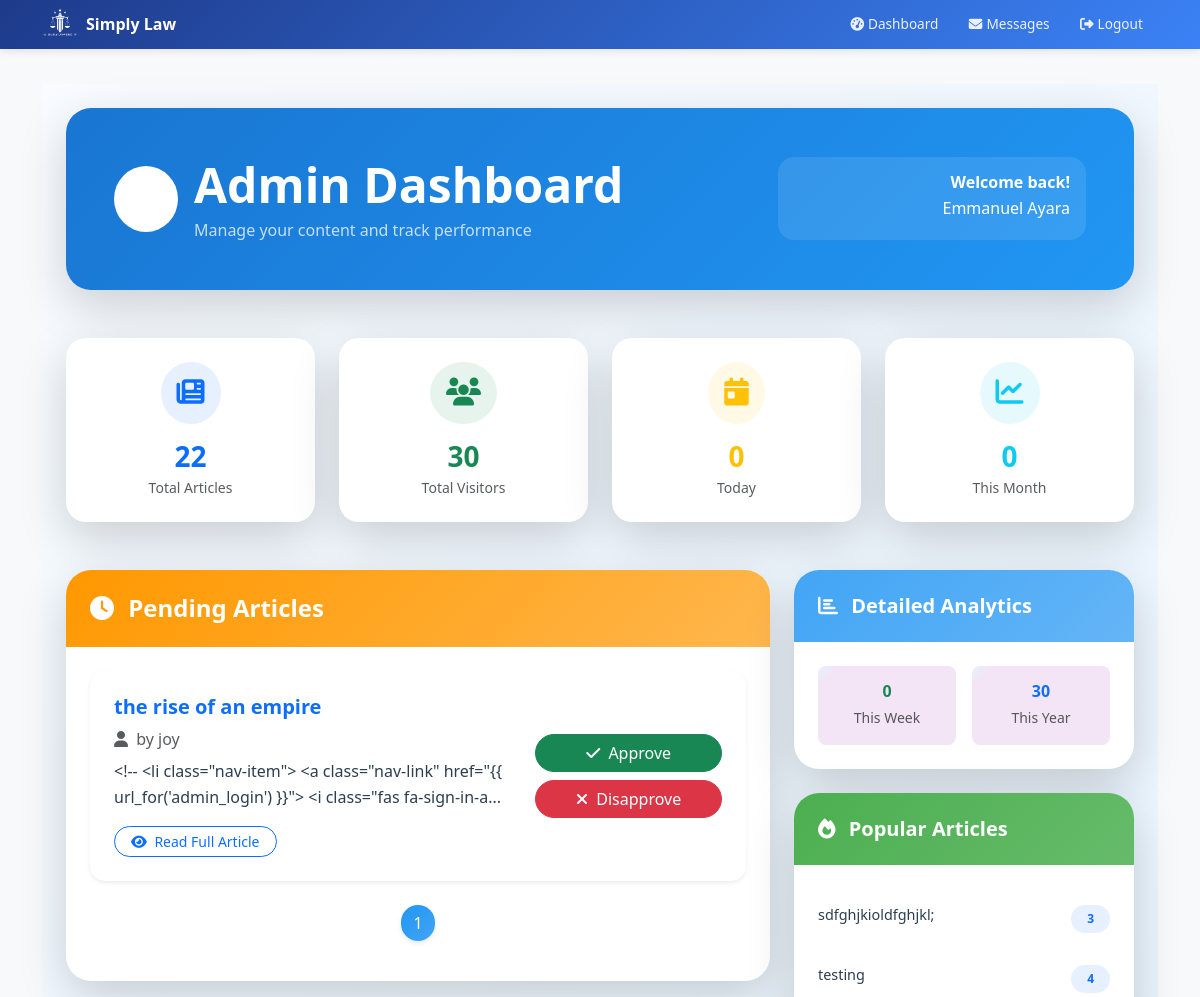
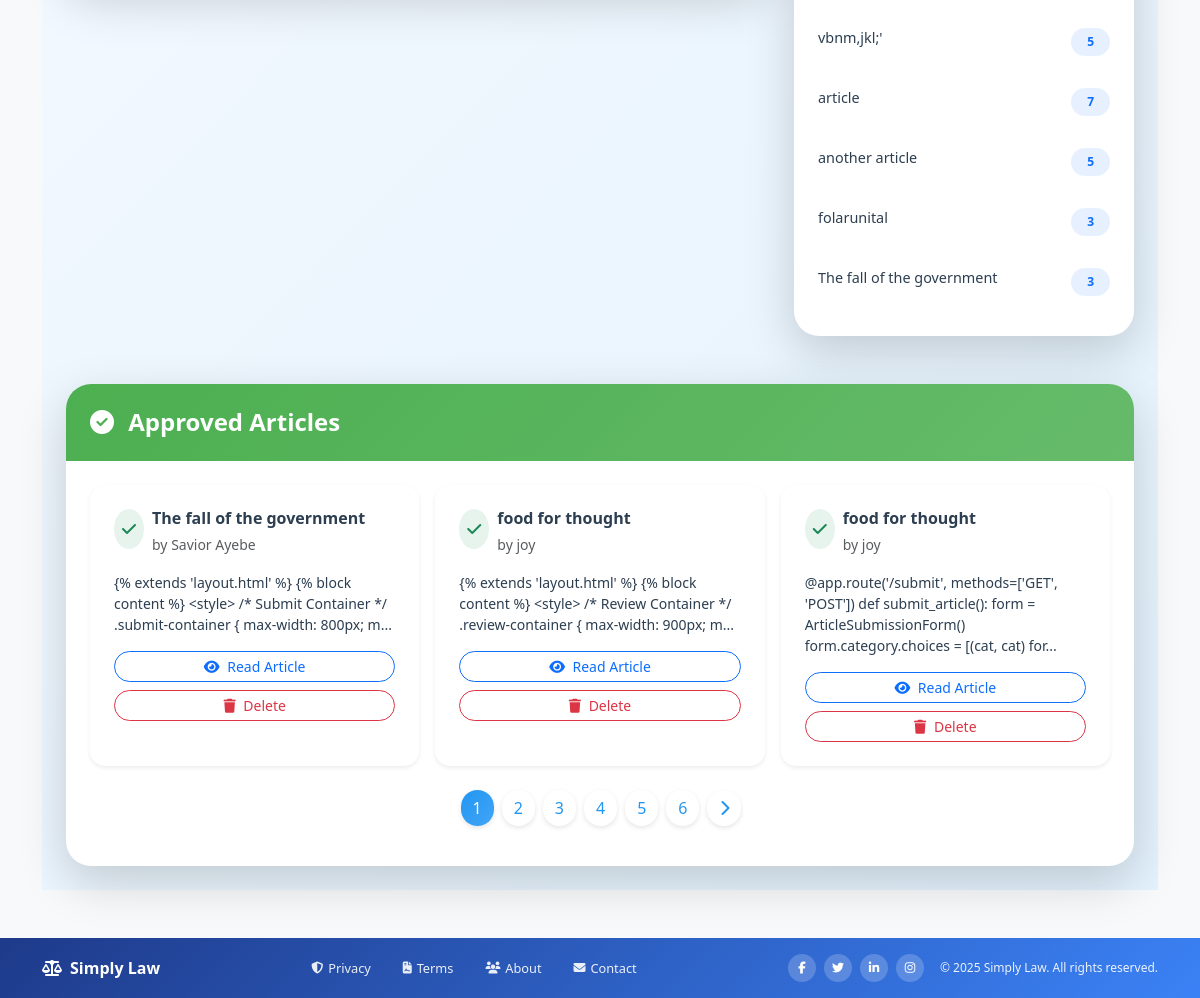
The app's page /admin/dashboard (signed in), older data (2 pictures, top to bottom).
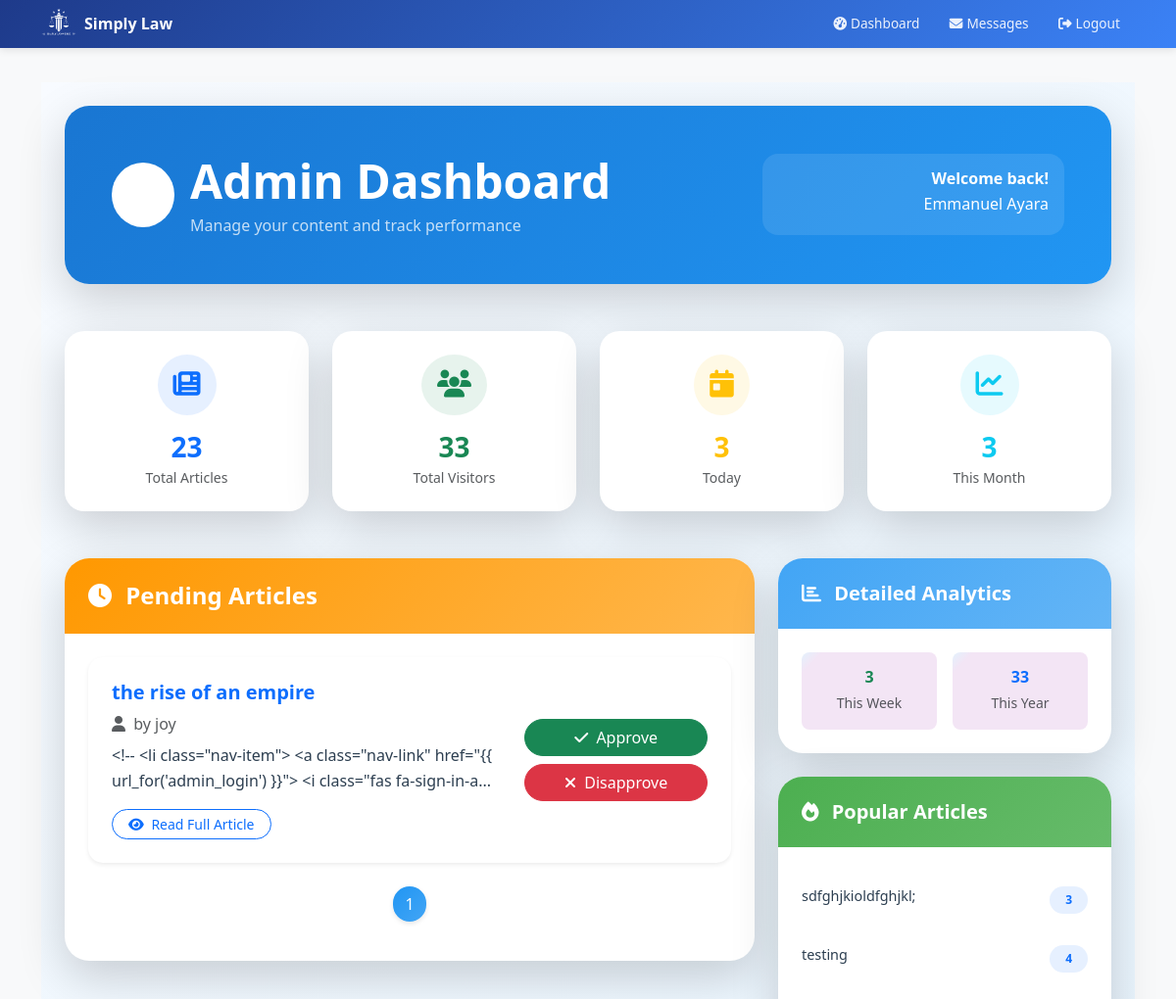
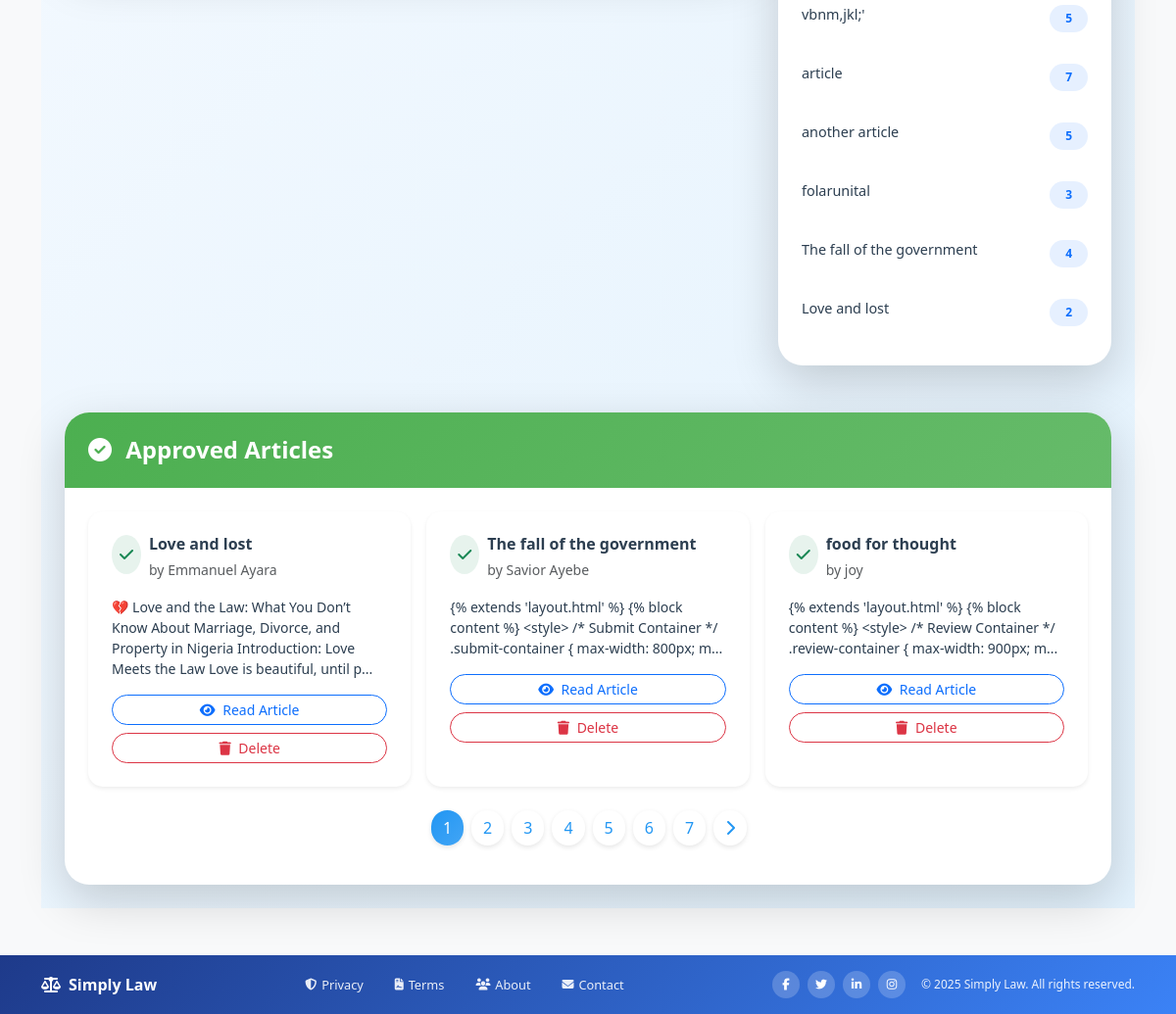
The same page, newer data (2 pictures, top to bottom).
### models.py (models this page shows)
class Article(db.Model):
    id = db.Column(db.Integer, primary_key=True)
    email = db.Column(db.String(120))
    title = db.Column(db.String(100), nullable=False)
    content = db.Column(db.Text, nullable=False)
    author = db.Column(db.String(100), nullable=False)
    date_posted = db.Column(db.DateTime, default=datetime.utcnow)
    comments = db.relationship('Comment', backref='article', lazy=True)
    likes = db.Column(db.Integer, default=0, nullable=False)
    status = db.Column(db.String(20), nullable=False, default='pending')
    views = db.Column(db.Integer, default=0)
    date_submitted = db.Column(db.DateTime, default=datetime.utcnow)
    cover_image = db.Column(db.String(100))  # New field
    document_filename = db.Column(db.String(120), nullable=True)
    category = db.Column(db.String(100), nullable=False, default='General')
    approved = db.Column(db.Boolean, default=False)  # <- important!

### routes.py (the view)
    @app.route('/admin/dashboard')
    @login_required
    def admin_dashboard():
        if not current_user.is_admin:
            flash('Access denied.', 'danger')
            return redirect(url_for('home'))
        total_articles = Article.query.count()
        total_visits = Visit.query.count()
        now = datetime.utcnow()
        daily_visits = Visit.query.filter(Visit.timestamp >= now - timedelta(days=1)).count()
        weekly_visits = Visit.query.filter(Visit.timestamp >= now - timedelta(weeks=1)).count()
        monthly_visits = Visit.query.filter(Visit.timestamp >= now - timedelta(days=30)).count()
        yearly_visits = Visit.query.filter(Visit.timestamp >= now - timedelta(days=365)).count()
        readers_per_article = db.session.query(
            Article.title, db.func.count(Visit.id)
        ).join(Visit, Article.id == Visit.article_id).group_by(Article.id).all()
        pending_page = request.args.get('pending_page', 1, type=int)
        approved_page = request.args.get('approved_page', 1, type=int)
        per_page = 3
        pending = Article.query.filter_by(status='pending') \
            .order_by(Article.date_posted.desc()) \
            .paginate(page=pending_page, per_page=per_page)
        approved = Article.query.filter_by(status='approved') \
            .order_by(Article.date_posted.desc()) \
            .paginate(page=approved_page, per_page=per_page)
        return render_template(
            'admin_dashboard.html',
            articles=pending,
            approved_articles=approved,
            total_articles=total_articles,
            total_visits=total_visits,
            daily_visits=daily_visits,
            weekly_visits=weekly_visits,
            monthly_visits=monthly_visits,
            yearly_visits=yearly_visits,
            readers_per_article=readers_per_article
        )

### templates/admin_dashboard.html (shortened to what the changed rows need)
{% extends 'layout.html' %}
{% block content %}
<div class="min-vh-100" style="background: linear-gradient(135deg, #f8fbff 0%, #e3f2fd 100%);">
  <div class="container-fluid py-4 px-3 px-md-4">
    <div class="row mb-5">
      <div class="col-12">
        <div class="card border-0 shadow-lg" style="border-radius: 25px; background: linear-gradient(135deg, #1976d2 0%, #2196f3 100%);">
          <div class="card-body p-4 p-md-5 text-white">
            <div class="row align-items-center">
              <div class="col-12 col-md-8">
                <div class="d-flex align-items-center mb-3 mb-md-0">
                  <div>
                    <h1 class="display-5 fw-bold mb-1">Admin Dashboard</h1>
                  </div>
                </div>
              </div>
            </div>
          </div>
        </div>
      </div>
    </div>
    <div class="row g-4 mb-5">
      <div class="col-6 col-md-3">
        <div class="card border-0 shadow-lg h-100" style="border-radius: 20px;">
          <div class="card-body text-center p-4">
            <div class="bg-primary bg-opacity-10 rounded-circle p-3 d-inline-block mb-3">
              <i class="fas fa-newspaper text-primary fs-3"></i>
            </div>
            <h3 class="fw-bold text-primary mb-1">{{ total_articles }}</h3>
            <p class="text-muted small mb-0">Total Articles</p>
          </div>
        </div>
      </div>
      <div class="col-6 col-md-3">
        <div class="card border-0 shadow-lg h-100" style="border-radius: 20px;">
          <div class="card-body text-center p-4">
            <div class="bg-success bg-opacity-10 rounded-circle p-3 d-inline-block mb-3">
              <i class="fas fa-users text-success fs-3"></i>
            </div>
            <h3 class="fw-bold text-success mb-1">{{ total_visits }}</h3>
            <p class="text-muted small mb-0">Total Visitors</p>
          </div>
        </div>
      </div>
      <div class="col-6 col-md-3">
        <div class="card border-0 shadow-lg h-100" style="border-radius: 20px;">
          <div class="card-body text-center p-4">
            <div class="bg-warning bg-opacity-10 rounded-circle p-3 d-inline-block mb-3">
              <i class="fas fa-calendar-day text-warning fs-3"></i>
            </div>
            <h3 class="fw-bold text-warning mb-1">{{ daily_visits }}</h3>
            <p class="text-muted small mb-0">Today</p>
          </div>
        </div>
      </div>
      <div class="col-6 col-md-3">
        <div class="card border-0 shadow-lg h-100" style="border-radius: 20px;">
          <div class="card-body text-center p-4">
            <div class="bg-info bg-opacity-10 rounded-circle p-3 d-inline-block mb-3">
              <i class="fas fa-chart-line text-info fs-3"></i>
            </div>
            <h3 class="fw-bold text-info mb-1">{{ monthly_visits }}</h3>
            <p class="text-muted small mb-0">This Month</p>
          </div>
        </div>
      </div>
    </div>
    <div class="row g-4">
      <div class="col-12 col-lg-8">
        <div class="card border-0 shadow-lg" style="border-radius: 25px;">
          <div class="card-body p-4">
            {% if articles %}
              <div class="row g-3">
                {% for article in articles.items %}
                  <div class="col-12">
                    <div class="card border-0 shadow-sm" style="border-radius: 15px; border-left: 4px solid #ff9800;">
                      <div class="card-body p-4">
                        <div class="row align-items-center">
                          <div class="col-12 col-md-8 mb-3 mb-md-0">
                            <h5 class="fw-bold text-dark mb-2">
                              <a href="{{ url_for('view_article', article_id=article.id) }}"
                                 class="text-decoration-none text-primary">
                                {{ article.title }}
                              </a>
                            </h5>
                            <p class="text-muted mb-2">
                              <i class="fas fa-user me-1"></i>
                              by <span class="fw-medium">{{ article.author }}</span>
                            </p>
                            <p class="text-dark mb-3" style="line-height: 1.6;">
                              {{ article.content[:200] }}{% if article.content|length > 200 %}...{% endif %}
                            </p>
                            <a href="{{ url_for('view_article', article_id=article.id) }}"
                               class="btn btn-sm btn-outline-primary rounded-pill px-3">
                              <i class="fas fa-eye me-1"></i>
                              Read Full Article
                            </a>
                          </div>
                          <div class="col-12 col-md-4 text-md-end">
                            <div class="d-flex flex-column flex-md-column gap-2">
                              <a href="{{ url_for('approve_article', article_id=article.id) }}"
                                 class="btn btn-success rounded-pill px-4 action-btn">
                                <i class="fas fa-check me-1"></i>
                                Approve
                              </a>
                              <a href="{{ url_for('disapprove_article', article_id=article.id) }}"
                                 class="btn btn-danger rounded-pill px-4 action-btn">
                                <i class="fas fa-times me-1"></i>
                                Disapprove
                              </a>
                            </div>
                          </div>
                        </div>
                      </div>
                    </div>
                  </div>
                {% endfor %}
              </div>
              <nav aria-label="Pending articles pagination" class="mt-4">
                <ul class="pagination justify-content-center">
                  {% for page_num in range(1, articles.pages + 1) %}
                    <li class="page-item {% if articles.page == page_num %}active{% endif %}">
                      <a class="page-link rounded-pill mx-1"
                         href="{{ url_for('admin_dashboard', pending_page=page_num, approved_page=approved_articles.page) }}">
                        {{ page_num }}
                      </a>
                    </li>
                  {% endfor %}
                </ul>
              </nav>
            {% endif %}
          </div>
        </div>
      </div>
      <div class="col-12 col-lg-4">
        <div class="card border-0 shadow-lg mb-4" style="border-radius: 25px;">
          <div class="card-body p-4">
            <div class="row g-3">
              <div class="col-6">
                <div class="text-center p-3 rounded-3" style="background: linear-gradient(135deg, #e3f2fd 0%, #f3e5f5 10%);">
                  <h6 class="fw-bold text-success mb-1">{{ weekly_visits }}</h6>
                  <small class="text-muted">This Week</small>
                </div>
              </div>
              <div class="col-6">
                <div class="text-center p-3 rounded-3" style="background: linear-gradient(135deg, #e3f2fd 0%, #f3e5f5 10%);">
                  <h6 class="fw-bold text-primary mb-1">{{ yearly_visits }}</h6>
                  <small class="text-muted">This Year</small>
                </div>
              </div>
            </div>
          </div>
        </div>
        <div class="card border-0 shadow-lg" style="border-radius: 25px;">
          <div class="card-body p-4">
            {% if readers_per_article %}
              <div class="list-group list-group-flush">
                {% for title, count in readers_per_article %}
                  <div class="list-group-item border-0 px-0 py-3" style="background: transparent;">
                    <div class="d-flex justify-content-between align-items-start">
                      <div class="flex-grow-1 me-2">
                        <h6 class="fw-medium text-dark mb-1" style="font-size: 0.9rem; line-height: 1.4;">
                          {{ title[:50] }}{% if title|length > 50 %}...{% endif %}
                        </h6>
                      </div>
                      <div class="flex-shrink-0">
                        <span class="badge bg-primary bg-opacity-10 text-primary rounded-pill px-3 py-2">
                          {{ count }}
                        </span>
                      </div>
                    </div>
                  </div>
                {% endfor %}
              </div>
            {% else %}
              <div class="text-center py-3">
                <p class="text-muted mb-0">No data available yet</p>
              </div>
            {% endif %}
          </div>
        </div>
      </div>
    </div>
    <div class="row mt-5">
      <div class="col-12">
        <div class="card border-0 shadow-lg" style="border-radius: 25px;">
          <div class="card-body p-4">
            {% if approved_articles %}
              <div class="row g-3">
                {% for article in approved_articles %}
                  <div class="col-12 col-md-6 col-xl-4">
                    <div class="card border-0 shadow-sm h-100" style="border-radius: 15px; border-left: 4px solid #4caf50;">
                      <div class="card-body p-4">
                        <div class="d-flex align-items-start mb-3">
                          <div class="bg-success bg-opacity-10 rounded-circle p-2 me-2 flex-shrink-0">
                            <i class="fas fa-check text-success"></i>
                          </div>
                          <div class="flex-grow-1">
                            <h6 class="fw-bold text-dark mb-1">{{ article.title }}</h6>
                            <small class="text-muted">by {{ article.author }}</small>
                          </div>
                        </div>
                        <p class="text-dark mb-3 small" style="line-height: 1.5;">
                          {{ article.content[:150] }}{% if article.content|length > 150 %}...{% endif %}
                        </p>
                        <div class="d-flex flex-column gap-2">
                          <a href="{{ url_for('view_article', article_id=article.id) }}"
                             class="btn btn-sm btn-outline-primary rounded-pill">
                            <i class="fas fa-eye me-1"></i>
                            Read Article
                          </a>
                          <a href="{{ url_for('disapprove_article', article_id=article.id) }}"
                             class="btn btn-sm btn-outline-danger rounded-pill delete-btn">
                            <i class="fas fa-trash me-1"></i>
                            Delete
                          </a>
                        </div>
                      </div>
                    </div>
                  </div>
                {% endfor %}
              </div>
              <nav aria-label="Approved articles pagination" class="mt-4">
                <ul class="pagination justify-content-center">
                  {% for page_num in range(1, approved_articles.pages + 1) %}
                    <li class="page-item {% if approved_articles.page == page_num %}active{% endif %}">
                      <a class="page-link rounded-pill mx-1"
                         href="{{ url_for('admin_dashboard', approved_page=page_num, pending_page=articles.page) }}">
                        {{ page_num }}
                      </a>
                    </li>
                  {% endfor %}
                </ul>
              </nav>
            {% endif %}
          </div>
        </div>
      </div>
    </div>
  </div>
</div>
{% endblock %}

Row changes from the older to the newer data that the page shows:
no longer on this page (row unchanged): Article: title "food for thought", author "joy", content "@app.route('/submit', methods=['GET', 'POST']) def submit_article(): form = ArticleSubmissionForm() form.category.choices = [(cat, cat) for", shown under "Approved Articles"
changed Article "The fall of the government": views "3" → "4"
added Article: title "Love and lost", views "2", author "Emmanuel Ayara", content "💔 Love and the Law: What You Don’t Know About Marriage, Divorce, and Property in Nigeria Introduction: Love Meets the Law Love is beautiful, until p"
Text that changed along with them:
{{ total_articles }}: "22" → "23"
{{ total_visits }}: "30" → "33"
{{ daily_visits }}: "0" → "3"
{{ monthly_visits }}: "0" → "3"
{{ weekly_visits }}: "0" → "3"
{{ yearly_visits }}: "30" → "33"
new list line: "7"
